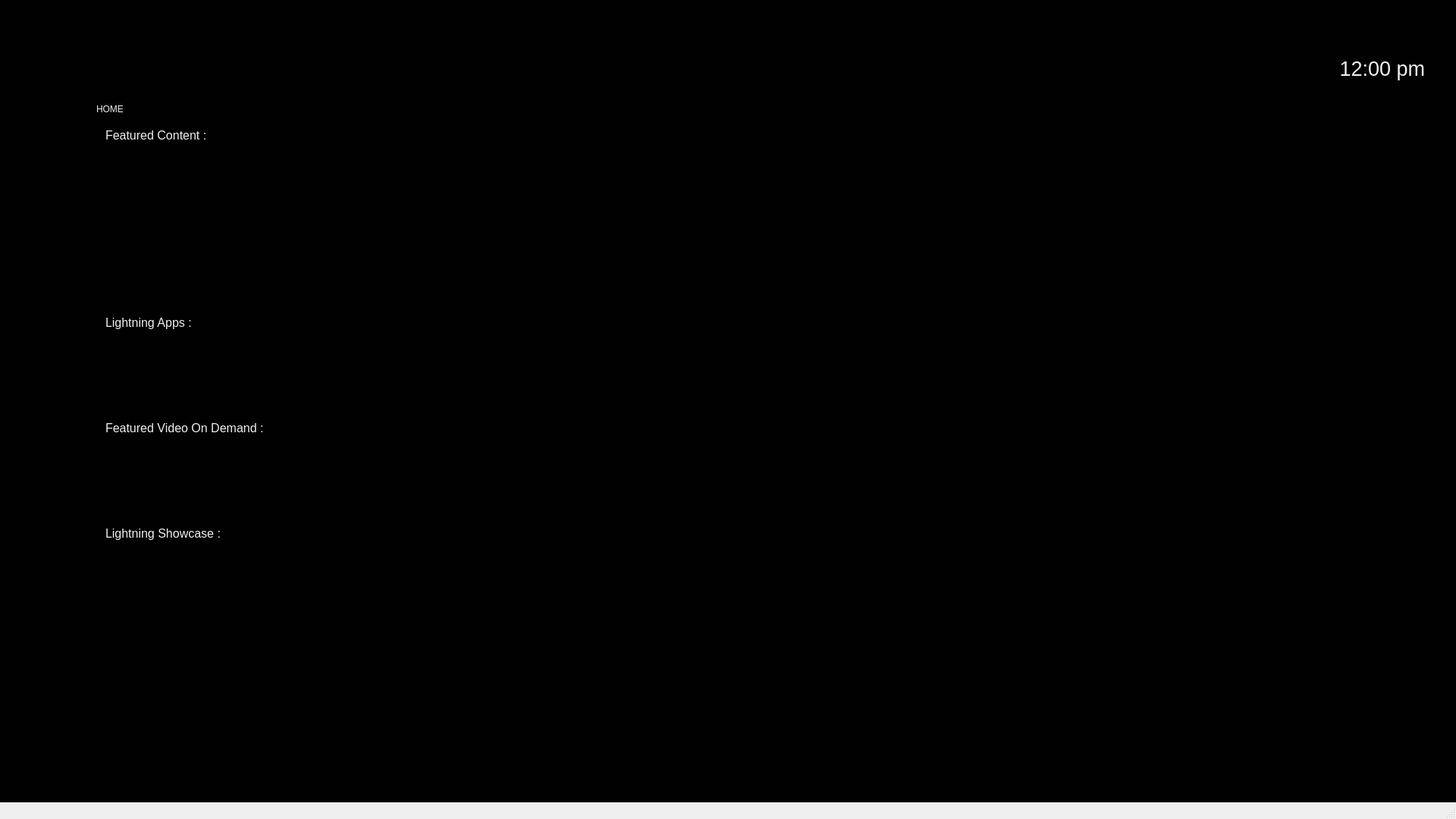
<?xml version="1.0" encoding="UTF-8"?>
<ui version="4.0">
 <class>MainWindow</class>
 <widget class="QMainWindow" name="MainWindow">
  <property name="geometry">
   <rect>
    <x>0</x>
    <y>0</y>
    <width>1920</width>
    <height>1080</height>
   </rect>
  </property>
  <property name="sizePolicy">
   <sizepolicy hsizetype="Fixed" vsizetype="Fixed">
    <horstretch>0</horstretch>
    <verstretch>0</verstretch>
   </sizepolicy>
  </property>
  <property name="windowTitle">
   <string>MainWindow</string>
  </property>
  <property name="styleSheet">
   <string notr="true"/>
  </property>
  <widget class="QWidget" name="centralWidget">
   <property name="styleSheet">
    <string notr="true">background-color: #010101;</string>
   </property>
   <layout class="QHBoxLayout" name="horizontalLayout_3">
    <property name="leftMargin">
     <number>50</number>
    </property>
    <property name="topMargin">
     <number>60</number>
    </property>
    <property name="rightMargin">
     <number>40</number>
    </property>
    <property name="bottomMargin">
     <number>0</number>
    </property>
    <item>
     <layout class="QGridLayout" name="gridLayout">
      <property name="verticalSpacing">
       <number>6</number>
      </property>
      <item row="0" column="0">
       <layout class="QHBoxLayout" name="horizontalLayout_2">
        <item>
         <widget class="QPushButton" name="mic_Button">
          <property name="sizePolicy">
           <sizepolicy hsizetype="Fixed" vsizetype="Preferred">
            <horstretch>0</horstretch>
            <verstretch>0</verstretch>
           </sizepolicy>
          </property>
          <property name="minimumSize">
           <size>
            <width>60</width>
            <height>0</height>
           </size>
          </property>
          <property name="styleSheet">
           <string notr="true">QPushButton {
	image: url(:/img/images/topPanel/mic.png);
	subcontrol-position: center;
	border: 5px solid #010101;
   border-radius: 4px;
	outline: none;
}

QPushButton:focus {
	border: 1px solid #010101;
}</string>
          </property>
          <property name="text">
           <string/>
          </property>
          <property name="autoDefault">
           <bool>true</bool>
          </property>
          <property name="default">
           <bool>true</bool>
          </property>
         </widget>
        </item>
        <item>
         <widget class="QLabel" name="label">
          <property name="sizePolicy">
           <sizepolicy hsizetype="Fixed" vsizetype="Preferred">
            <horstretch>0</horstretch>
            <verstretch>0</verstretch>
           </sizepolicy>
          </property>
          <property name="minimumSize">
           <size>
            <width>180</width>
            <height>60</height>
           </size>
          </property>
          <property name="styleSheet">
           <string notr="true">QLabel {
image: url(:/img/images/RDKLogo.png);
font: 25 20pt &quot;Ubuntu&quot;;
	color: #e1e1e1;
    border: 2px;
    border-radius: 10px;
}
</string>
          </property>
          <property name="text">
           <string/>
          </property>
         </widget>
        </item>
        <item>
         <spacer name="horizontalSpacer">
          <property name="orientation">
           <enum>Qt::Horizontal</enum>
          </property>
          <property name="sizeType">
           <enum>QSizePolicy::Expanding</enum>
          </property>
          <property name="sizeHint" stdset="0">
           <size>
            <width>80</width>
            <height>0</height>
           </size>
          </property>
         </spacer>
        </item>
        <item>
         <widget class="QPushButton" name="settings_Button">
          <property name="sizePolicy">
           <sizepolicy hsizetype="Fixed" vsizetype="Preferred">
            <horstretch>0</horstretch>
            <verstretch>0</verstretch>
           </sizepolicy>
          </property>
          <property name="minimumSize">
           <size>
            <width>60</width>
            <height>0</height>
           </size>
          </property>
          <property name="styleSheet">
           <string notr="true">QPushButton {
	
	image: url(:/img/images/topPanel/settings.png);
	subcontrol-position: center;
	border: 10px solid #010101;
   border-radius: 4px;
	outline: none;
}

QPushButton:focus {
	border: 5px solid #010101;
}</string>
          </property>
          <property name="text">
           <string/>
          </property>
          <property name="autoDefault">
           <bool>true</bool>
          </property>
          <property name="default">
           <bool>true</bool>
          </property>
         </widget>
        </item>
        <item>
         <widget class="QLabel" name="label_2">
          <property name="sizePolicy">
           <sizepolicy hsizetype="Fixed" vsizetype="Preferred">
            <horstretch>0</horstretch>
            <verstretch>0</verstretch>
           </sizepolicy>
          </property>
          <property name="minimumSize">
           <size>
            <width>120</width>
            <height>0</height>
           </size>
          </property>
          <property name="font">
           <font>
            <family>Ubuntu</family>
            <pointsize>20</pointsize>
            <weight>3</weight>
            <italic>false</italic>
            <bold>false</bold>
           </font>
          </property>
          <property name="styleSheet">
           <string notr="true">QLabel {
font: 25 20pt &quot;Ubuntu&quot;;
	color: #f0f0f0;
}</string>
          </property>
          <property name="text">
           <string> 12:00 pm</string>
          </property>
         </widget>
        </item>
       </layout>
      </item>
      <item row="1" column="0">
       <layout class="QHBoxLayout" name="horizontalLayout">
        <item>
         <layout class="QVBoxLayout" name="verticalLayout">
          <property name="topMargin">
           <number>60</number>
          </property>
          <item>
           <spacer name="verticalSpacer">
            <property name="orientation">
             <enum>Qt::Vertical</enum>
            </property>
            <property name="sizeType">
             <enum>QSizePolicy::Preferred</enum>
            </property>
            <property name="sizeHint" stdset="0">
             <size>
              <width>0</width>
              <height>60</height>
             </size>
            </property>
           </spacer>
          </item>
          <item>
           <widget class="QPushButton" name="home_Button">
            <property name="sizePolicy">
             <sizepolicy hsizetype="Preferred" vsizetype="Preferred">
              <horstretch>0</horstretch>
              <verstretch>0</verstretch>
             </sizepolicy>
            </property>
            <property name="minimumSize">
             <size>
              <width>60</width>
              <height>0</height>
             </size>
            </property>
            <property name="styleSheet">
             <string notr="true">QPushButton {
	image: url(:/img/images/sidePanel/home.png);
	subcontrol-position: center;
	border: 10px solid #010101;
   border-radius: 4px;
	outline: none;
}

QPushButton:focus {
	border: 5px solid #010101;
}</string>
            </property>
            <property name="text">
             <string/>
            </property>
            <property name="autoDefault">
             <bool>true</bool>
            </property>
            <property name="default">
             <bool>true</bool>
            </property>
           </widget>
          </item>
          <item>
           <widget class="QPushButton" name="epg_Button">
            <property name="sizePolicy">
             <sizepolicy hsizetype="Preferred" vsizetype="Preferred">
              <horstretch>0</horstretch>
              <verstretch>0</verstretch>
             </sizepolicy>
            </property>
            <property name="minimumSize">
             <size>
              <width>60</width>
              <height>0</height>
             </size>
            </property>
            <property name="styleSheet">
             <string notr="true">QPushButton {
	image: url(:/img/images/sidePanel/epg.png);
	subcontrol-position: center;
	border: 10px solid #010101;
   border-radius: 4px;
	outline: none;
}

QPushButton:focus {
	border: 5px solid #010101;
}</string>
            </property>
            <property name="text">
             <string/>
            </property>
            <property name="autoDefault">
             <bool>true</bool>
            </property>
            <property name="default">
             <bool>true</bool>
            </property>
           </widget>
          </item>
          <item>
           <widget class="QPushButton" name="videos_Button">
            <property name="sizePolicy">
             <sizepolicy hsizetype="Preferred" vsizetype="Preferred">
              <horstretch>0</horstretch>
              <verstretch>0</verstretch>
             </sizepolicy>
            </property>
            <property name="minimumSize">
             <size>
              <width>60</width>
              <height>0</height>
             </size>
            </property>
            <property name="styleSheet">
             <string notr="true">QPushButton {
	image: url(:/img/images/sidePanel/videos.png);
	subcontrol-position: center;
	border: 10px solid #010101;
   border-radius: 4px;
	outline: none;
}

QPushButton:focus {
	border: 5px solid #010101;
}</string>
            </property>
            <property name="text">
             <string/>
            </property>
            <property name="autoDefault">
             <bool>true</bool>
            </property>
            <property name="default">
             <bool>true</bool>
            </property>
           </widget>
          </item>
          <item>
           <widget class="QPushButton" name="apps_Button">
            <property name="sizePolicy">
             <sizepolicy hsizetype="Preferred" vsizetype="Preferred">
              <horstretch>0</horstretch>
              <verstretch>0</verstretch>
             </sizepolicy>
            </property>
            <property name="minimumSize">
             <size>
              <width>60</width>
              <height>0</height>
             </size>
            </property>
            <property name="styleSheet">
             <string notr="true">QPushButton {
	image: url(:/img/images/sidePanel/apps.png);
	subcontrol-position: center;
	border: 10px solid #010101;
   border-radius: 4px;
	outline: none;
}

QPushButton:focus {
	border: 5px solid #010101;
}</string>
            </property>
            <property name="text">
             <string/>
            </property>
            <property name="autoDefault">
             <bool>true</bool>
            </property>
            <property name="default">
             <bool>true</bool>
            </property>
           </widget>
          </item>
          <item>
           <spacer name="verticalSpacer_2">
            <property name="orientation">
             <enum>Qt::Vertical</enum>
            </property>
            <property name="sizeType">
             <enum>QSizePolicy::Preferred</enum>
            </property>
            <property name="sizeHint" stdset="0">
             <size>
              <width>0</width>
              <height>60</height>
             </size>
            </property>
           </spacer>
          </item>
          <item>
           <spacer name="verticalSpacer_3">
            <property name="orientation">
             <enum>Qt::Vertical</enum>
            </property>
            <property name="sizeType">
             <enum>QSizePolicy::Preferred</enum>
            </property>
            <property name="sizeHint" stdset="0">
             <size>
              <width>0</width>
              <height>60</height>
             </size>
            </property>
           </spacer>
          </item>
         </layout>
        </item>
        <item>
         <widget class="QStackedWidget" name="stackedWidget">
          <property name="enabled">
           <bool>true</bool>
          </property>
          <property name="cursor">
           <cursorShape>ArrowCursor</cursorShape>
          </property>
          <property name="mouseTracking">
           <bool>false</bool>
          </property>
          <property name="tabletTracking">
           <bool>false</bool>
          </property>
          <property name="focusPolicy">
           <enum>Qt::NoFocus</enum>
          </property>
          <property name="currentIndex">
           <number>0</number>
          </property>
          <widget class="QWidget" name="page">
           <property name="focusPolicy">
            <enum>Qt::NoFocus</enum>
           </property>
           <layout class="QVBoxLayout" name="verticalLayout_2">
            <item>
             <widget class="QLabel" name="label_3">
              <property name="styleSheet">
               <string notr="true">QLabel {
font: 20pt &quot;Ubuntu&quot;;
	color: #f0f0f0;
}</string>
              </property>
              <property name="text">
               <string>HOME</string>
              </property>
             </widget>
            </item>
            <item>
             <widget class="QScrollArea" name="scrollArea">
              <property name="verticalScrollBarPolicy">
               <enum>Qt::ScrollBarAlwaysOff</enum>
              </property>
              <property name="horizontalScrollBarPolicy">
               <enum>Qt::ScrollBarAlwaysOff</enum>
              </property>
              <property name="sizeAdjustPolicy">
               <enum>QAbstractScrollArea::AdjustToContents</enum>
              </property>
              <property name="widgetResizable">
               <bool>false</bool>
              </property>
              <widget class="QWidget" name="scrollAreaWidgetContents_2">
               <property name="geometry">
                <rect>
                 <x>0</x>
                 <y>0</y>
                 <width>1738</width>
                 <height>868</height>
                </rect>
               </property>
               <property name="minimumSize">
                <size>
                 <width>0</width>
                 <height>0</height>
                </size>
               </property>
               <layout class="QVBoxLayout" name="verticalLayout_3">
                <item>
                 <widget class="QLabel" name="label_7">
                  <property name="sizePolicy">
                   <sizepolicy hsizetype="Preferred" vsizetype="Fixed">
                    <horstretch>0</horstretch>
                    <verstretch>0</verstretch>
                   </sizepolicy>
                  </property>
                  <property name="font">
                   <font>
                    <family>Ubuntu</family>
                    <pointsize>12</pointsize>
                    <weight>50</weight>
                    <italic>false</italic>
                    <bold>false</bold>
                   </font>
                  </property>
                  <property name="styleSheet">
                   <string notr="true">QLabel {
font:12pt &quot;Ubuntu&quot;;
	color: #f0f0f0;
}</string>
                  </property>
                  <property name="text">
                   <string>Featured Content :</string>
                  </property>
                 </widget>
                </item>
                <item>
                 <layout class="QHBoxLayout" name="horizontalLayout_4">
                  <item>
                   <widget class="QPushButton" name="youtube_Button">
                    <property name="sizePolicy">
                     <sizepolicy hsizetype="Fixed" vsizetype="Fixed">
                      <horstretch>0</horstretch>
                      <verstretch>0</verstretch>
                     </sizepolicy>
                    </property>
                    <property name="minimumSize">
                     <size>
                      <width>334</width>
                      <height>216</height>
                     </size>
                    </property>
                    <property name="styleSheet">
                     <string notr="true">QPushButton {
	image: url(:/img/images/apps/App_YouTube_454x255.png);
	subcontrol-position: center;
	border: 10px solid #010101;
   border-radius: 4px;
	outline: none;
}

QPushButton:focus {
	border: 1px solid #010101;
}</string>
                    </property>
                    <property name="text">
                     <string/>
                    </property>
                    <property name="autoDefault">
                     <bool>true</bool>
                    </property>
                    <property name="default">
                     <bool>true</bool>
                    </property>
                    <property name="flat">
                     <bool>false</bool>
                    </property>
                   </widget>
                  </item>
                  <item>
                   <widget class="QPushButton" name="amazon_Button">
                    <property name="sizePolicy">
                     <sizepolicy hsizetype="Fixed" vsizetype="Fixed">
                      <horstretch>0</horstretch>
                      <verstretch>0</verstretch>
                     </sizepolicy>
                    </property>
                    <property name="minimumSize">
                     <size>
                      <width>334</width>
                      <height>216</height>
                     </size>
                    </property>
                    <property name="styleSheet">
                     <string notr="true">QPushButton {
	image: url(:/img/images/apps/App_Amazon_Prime_454x255.png);
	subcontrol-position: center;
	border: 10px solid #010101;
   border-radius: 4px;
	outline: none;
}

QPushButton:focus {
	border: 1px solid #010101;
}</string>
                    </property>
                    <property name="text">
                     <string/>
                    </property>
                    <property name="autoDefault">
                     <bool>true</bool>
                    </property>
                    <property name="default">
                     <bool>true</bool>
                    </property>
                    <property name="flat">
                     <bool>false</bool>
                    </property>
                   </widget>
                  </item>
                  <item>
                   <widget class="QPushButton" name="netflix_Button">
                    <property name="sizePolicy">
                     <sizepolicy hsizetype="Fixed" vsizetype="Fixed">
                      <horstretch>0</horstretch>
                      <verstretch>0</verstretch>
                     </sizepolicy>
                    </property>
                    <property name="minimumSize">
                     <size>
                      <width>334</width>
                      <height>216</height>
                     </size>
                    </property>
                    <property name="styleSheet">
                     <string notr="true">QPushButton {
	image: url(:/img/images/apps/App_Netflix_454x255.jpg);
	subcontrol-position: center;
	border: 10px solid #010101;
   border-radius: 4px;
	outline: none;
}

QPushButton:focus {
	border: 1px solid #010101;
}</string>
                    </property>
                    <property name="text">
                     <string/>
                    </property>
                    <property name="autoDefault">
                     <bool>true</bool>
                    </property>
                    <property name="default">
                     <bool>true</bool>
                    </property>
                    <property name="flat">
                     <bool>false</bool>
                    </property>
                   </widget>
                  </item>
                  <item>
                   <widget class="QPushButton" name="xumo_Button">
                    <property name="sizePolicy">
                     <sizepolicy hsizetype="Fixed" vsizetype="Fixed">
                      <horstretch>0</horstretch>
                      <verstretch>0</verstretch>
                     </sizepolicy>
                    </property>
                    <property name="minimumSize">
                     <size>
                      <width>334</width>
                      <height>216</height>
                     </size>
                    </property>
                    <property name="styleSheet">
                     <string notr="true">QPushButton {
	image: url(:/img/images/apps/App_Xumo_454x255.png);
	subcontrol-position: center;
	border: 10px solid #010101;
   border-radius: 4px;
	outline: none;
}

QPushButton:focus {
	border: 1px solid #010101;
}</string>
                    </property>
                    <property name="text">
                     <string/>
                    </property>
                    <property name="autoDefault">
                     <bool>true</bool>
                    </property>
                    <property name="default">
                     <bool>true</bool>
                    </property>
                    <property name="flat">
                     <bool>false</bool>
                    </property>
                   </widget>
                  </item>
                  <item>
                   <spacer name="horizontalSpacer_5">
                    <property name="orientation">
                     <enum>Qt::Horizontal</enum>
                    </property>
                    <property name="sizeHint" stdset="0">
                     <size>
                      <width>40</width>
                      <height>20</height>
                     </size>
                    </property>
                   </spacer>
                  </item>
                 </layout>
                </item>
                <item>
                 <widget class="QLabel" name="label_8">
                  <property name="sizePolicy">
                   <sizepolicy hsizetype="Preferred" vsizetype="Fixed">
                    <horstretch>0</horstretch>
                    <verstretch>0</verstretch>
                   </sizepolicy>
                  </property>
                  <property name="font">
                   <font>
                    <family>Ubuntu</family>
                    <pointsize>12</pointsize>
                    <weight>50</weight>
                    <italic>false</italic>
                    <bold>false</bold>
                   </font>
                  </property>
                  <property name="styleSheet">
                   <string notr="true">QLabel {
font:12pt &quot;Ubuntu&quot;;
	color: #f0f0f0;
}</string>
                  </property>
                  <property name="text">
                   <string>Lightning Apps :</string>
                  </property>
                 </widget>
                </item>
                <item>
                 <layout class="QHBoxLayout" name="horizontalLayout_5">
                  <property name="spacing">
                   <number>0</number>
                  </property>
                  <item>
                   <widget class="QPushButton" name="pushButton_5">
                    <property name="sizePolicy">
                     <sizepolicy hsizetype="Fixed" vsizetype="Fixed">
                      <horstretch>0</horstretch>
                      <verstretch>0</verstretch>
                     </sizepolicy>
                    </property>
                    <property name="minimumSize">
                     <size>
                      <width>177</width>
                      <height>108</height>
                     </size>
                    </property>
                    <property name="styleSheet">
                     <string notr="true">QPushButton {
	image: url(:/img/images/metroApps/Test-01.png);
	subcontrol-position: center;
	border: 5px solid #010101;
   border-radius: 4px;
	outline: none;
}

QPushButton:focus {
	border: 1px solid #010101;
}</string>
                    </property>
                    <property name="text">
                     <string/>
                    </property>
                   </widget>
                  </item>
                  <item>
                   <widget class="QPushButton" name="pushButton_9">
                    <property name="sizePolicy">
                     <sizepolicy hsizetype="Fixed" vsizetype="Fixed">
                      <horstretch>0</horstretch>
                      <verstretch>0</verstretch>
                     </sizepolicy>
                    </property>
                    <property name="minimumSize">
                     <size>
                      <width>177</width>
                      <height>108</height>
                     </size>
                    </property>
                    <property name="styleSheet">
                     <string notr="true">QPushButton {
	image: url(:/img/images/metroApps/Test-02.png);
	subcontrol-position: center;
	border: 5px solid #010101;
   border-radius: 4px;
	outline: none;
}

QPushButton:focus {
	border: 1px solid #010101;
}</string>
                    </property>
                    <property name="text">
                     <string/>
                    </property>
                   </widget>
                  </item>
                  <item>
                   <widget class="QPushButton" name="pushButton_6">
                    <property name="sizePolicy">
                     <sizepolicy hsizetype="Fixed" vsizetype="Fixed">
                      <horstretch>0</horstretch>
                      <verstretch>0</verstretch>
                     </sizepolicy>
                    </property>
                    <property name="minimumSize">
                     <size>
                      <width>177</width>
                      <height>108</height>
                     </size>
                    </property>
                    <property name="styleSheet">
                     <string notr="true">QPushButton {
	image: url(:/img/images/metroApps/Test-03.png);
	subcontrol-position: center;
	border: 5px solid #010101;
   border-radius: 4px;
	outline: none;
}

QPushButton:focus {
	border: 1px solid #010101;
}</string>
                    </property>
                    <property name="text">
                     <string/>
                    </property>
                   </widget>
                  </item>
                  <item>
                   <widget class="QPushButton" name="pushButton_7">
                    <property name="sizePolicy">
                     <sizepolicy hsizetype="Fixed" vsizetype="Fixed">
                      <horstretch>0</horstretch>
                      <verstretch>0</verstretch>
                     </sizepolicy>
                    </property>
                    <property name="minimumSize">
                     <size>
                      <width>177</width>
                      <height>108</height>
                     </size>
                    </property>
                    <property name="styleSheet">
                     <string notr="true">QPushButton {
	image: url(:/img/images/metroApps/Test-04.png);
	subcontrol-position: center;
	border: 5px solid #010101;
   border-radius: 4px;
	outline: none;
}

QPushButton:focus {
	border: 1px solid #010101;
}</string>
                    </property>
                    <property name="text">
                     <string/>
                    </property>
                   </widget>
                  </item>
                  <item>
                   <widget class="QPushButton" name="pushButton_8">
                    <property name="sizePolicy">
                     <sizepolicy hsizetype="Fixed" vsizetype="Fixed">
                      <horstretch>0</horstretch>
                      <verstretch>0</verstretch>
                     </sizepolicy>
                    </property>
                    <property name="minimumSize">
                     <size>
                      <width>177</width>
                      <height>108</height>
                     </size>
                    </property>
                    <property name="styleSheet">
                     <string notr="true">QPushButton {
	image: url(:/img/images/metroApps/Test-05.png);
	subcontrol-position: center;
	border: 5px solid #010101;
   border-radius: 4px;
	outline: none;
}

QPushButton:focus {
	border: 1px solid #010101;
}</string>
                    </property>
                    <property name="text">
                     <string/>
                    </property>
                   </widget>
                  </item>
                  <item>
                   <widget class="QPushButton" name="pushButton_17">
                    <property name="sizePolicy">
                     <sizepolicy hsizetype="Fixed" vsizetype="Fixed">
                      <horstretch>0</horstretch>
                      <verstretch>0</verstretch>
                     </sizepolicy>
                    </property>
                    <property name="minimumSize">
                     <size>
                      <width>177</width>
                      <height>106</height>
                     </size>
                    </property>
                    <property name="styleSheet">
                     <string notr="true">QPushButton {
	image: url(:/img/images/metroApps/Test-06.png);
	subcontrol-position: center;
	border: 5px solid #010101;
   border-radius: 4px;
	outline: none;
}

QPushButton:focus {
	border: 1px solid #010101;
}</string>
                    </property>
                    <property name="text">
                     <string/>
                    </property>
                   </widget>
                  </item>
                  <item>
                   <widget class="QPushButton" name="pushButton_18">
                    <property name="sizePolicy">
                     <sizepolicy hsizetype="Fixed" vsizetype="Fixed">
                      <horstretch>0</horstretch>
                      <verstretch>0</verstretch>
                     </sizepolicy>
                    </property>
                    <property name="minimumSize">
                     <size>
                      <width>177</width>
                      <height>106</height>
                     </size>
                    </property>
                    <property name="styleSheet">
                     <string notr="true">QPushButton {
	image: url(:/img/images/metroApps/Test-07.png);
	subcontrol-position: center;
	border: 5px solid #010101;
   border-radius: 4px;
	outline: none;
}

QPushButton:focus {
	border: 1px solid #010101;
}</string>
                    </property>
                    <property name="text">
                     <string/>
                    </property>
                   </widget>
                  </item>
                  <item>
                   <widget class="QPushButton" name="pushButton_19">
                    <property name="sizePolicy">
                     <sizepolicy hsizetype="Fixed" vsizetype="Fixed">
                      <horstretch>0</horstretch>
                      <verstretch>0</verstretch>
                     </sizepolicy>
                    </property>
                    <property name="minimumSize">
                     <size>
                      <width>177</width>
                      <height>106</height>
                     </size>
                    </property>
                    <property name="styleSheet">
                     <string notr="true">QPushButton {
	image: url(:/img/images/metroApps/Test-08.png);
	subcontrol-position: center;
	border: 5px solid #010101;
   border-radius: 4px;
	outline: none;
}

QPushButton:focus {
	border: 1px solid #010101;
}</string>
                    </property>
                    <property name="text">
                     <string/>
                    </property>
                   </widget>
                  </item>
                  <item>
                   <widget class="QPushButton" name="pushButton_20">
                    <property name="sizePolicy">
                     <sizepolicy hsizetype="Fixed" vsizetype="Fixed">
                      <horstretch>0</horstretch>
                      <verstretch>0</verstretch>
                     </sizepolicy>
                    </property>
                    <property name="minimumSize">
                     <size>
                      <width>177</width>
                      <height>106</height>
                     </size>
                    </property>
                    <property name="styleSheet">
                     <string notr="true">QPushButton {
	image: url(:/img/images/metroApps/Test-09.png);
	subcontrol-position: center;
	border: 5px solid #010101;
   border-radius: 4px;
	outline: none;
}

QPushButton:focus {
	border: 1px solid #010101;
}</string>
                    </property>
                    <property name="text">
                     <string/>
                    </property>
                   </widget>
                  </item>
                  <item>
                   <spacer name="horizontalSpacer_2">
                    <property name="orientation">
                     <enum>Qt::Horizontal</enum>
                    </property>
                    <property name="sizeHint" stdset="0">
                     <size>
                      <width>40</width>
                      <height>20</height>
                     </size>
                    </property>
                   </spacer>
                  </item>
                 </layout>
                </item>
                <item>
                 <widget class="QLabel" name="label_9">
                  <property name="sizePolicy">
                   <sizepolicy hsizetype="Preferred" vsizetype="Fixed">
                    <horstretch>0</horstretch>
                    <verstretch>0</verstretch>
                   </sizepolicy>
                  </property>
                  <property name="font">
                   <font>
                    <family>Ubuntu</family>
                    <pointsize>12</pointsize>
                    <weight>50</weight>
                    <italic>false</italic>
                    <bold>false</bold>
                   </font>
                  </property>
                  <property name="styleSheet">
                   <string notr="true">QLabel {
font:12pt &quot;Ubuntu&quot;;
	color: #f0f0f0;
}</string>
                  </property>
                  <property name="text">
                   <string>Featured Video On Demand :</string>
                  </property>
                 </widget>
                </item>
                <item>
                 <layout class="QHBoxLayout" name="horizontalLayout_6">
                  <property name="spacing">
                   <number>0</number>
                  </property>
                  <item>
                   <widget class="QPushButton" name="pushButton_10">
                    <property name="sizePolicy">
                     <sizepolicy hsizetype="Fixed" vsizetype="Fixed">
                      <horstretch>0</horstretch>
                      <verstretch>0</verstretch>
                     </sizepolicy>
                    </property>
                    <property name="minimumSize">
                     <size>
                      <width>177</width>
                      <height>108</height>
                     </size>
                    </property>
                    <property name="styleSheet">
                     <string notr="true">QPushButton {
	image: url(:/img/images/tvShows/do-little.jpg);
	subcontrol-position: center;
	border: 5px solid #010101;
   border-radius: 4px;
	outline: none;
}

QPushButton:focus {
	border: 1px solid #010101;
}</string>
                    </property>
                    <property name="text">
                     <string/>
                    </property>
                   </widget>
                  </item>
                  <item>
                   <widget class="QPushButton" name="pushButton_11">
                    <property name="sizePolicy">
                     <sizepolicy hsizetype="Fixed" vsizetype="Fixed">
                      <horstretch>0</horstretch>
                      <verstretch>0</verstretch>
                     </sizepolicy>
                    </property>
                    <property name="minimumSize">
                     <size>
                      <width>177</width>
                      <height>108</height>
                     </size>
                    </property>
                    <property name="styleSheet">
                     <string notr="true">QPushButton {
	image: url(:/img/images/tvShows/fantasy-island.jpg);
	subcontrol-position: center;
	border: 5px solid #010101;
   border-radius: 4px;
	outline: none;
}

QPushButton:focus {
	border: 1px solid #010101;
}</string>
                    </property>
                    <property name="text">
                     <string/>
                    </property>
                   </widget>
                  </item>
                  <item>
                   <widget class="QPushButton" name="pushButton_12">
                    <property name="sizePolicy">
                     <sizepolicy hsizetype="Fixed" vsizetype="Fixed">
                      <horstretch>0</horstretch>
                      <verstretch>0</verstretch>
                     </sizepolicy>
                    </property>
                    <property name="minimumSize">
                     <size>
                      <width>177</width>
                      <height>108</height>
                     </size>
                    </property>
                    <property name="styleSheet">
                     <string notr="true">QPushButton {
	image: url(:/img/images/tvShows/let-it-snow.jpg);
	subcontrol-position: center;
	border: 5px solid #010101;
   border-radius: 4px;
	outline: none;
}

QPushButton:focus {
	border: 1px solid #010101;
}</string>
                    </property>
                    <property name="text">
                     <string/>
                    </property>
                   </widget>
                  </item>
                  <item>
                   <widget class="QPushButton" name="pushButton_13">
                    <property name="sizePolicy">
                     <sizepolicy hsizetype="Fixed" vsizetype="Fixed">
                      <horstretch>0</horstretch>
                      <verstretch>0</verstretch>
                     </sizepolicy>
                    </property>
                    <property name="minimumSize">
                     <size>
                      <width>177</width>
                      <height>108</height>
                     </size>
                    </property>
                    <property name="styleSheet">
                     <string notr="true">QPushButton {
	image: url(:/img/images/tvShows/onward.jpg);
	subcontrol-position: center;
	border: 5px solid #010101;
   border-radius: 4px;
	outline: none;
}

QPushButton:focus {
	border: 1px solid #010101;
}</string>
                    </property>
                    <property name="text">
                     <string/>
                    </property>
                   </widget>
                  </item>
                  <item>
                   <widget class="QPushButton" name="pushButton">
                    <property name="sizePolicy">
                     <sizepolicy hsizetype="Fixed" vsizetype="Fixed">
                      <horstretch>0</horstretch>
                      <verstretch>0</verstretch>
                     </sizepolicy>
                    </property>
                    <property name="minimumSize">
                     <size>
                      <width>177</width>
                      <height>108</height>
                     </size>
                    </property>
                    <property name="styleSheet">
                     <string notr="true">QPushButton {
	image: url(:/img/images/tvShows/summerland.jpg);
	subcontrol-position: center;
	border: 5px solid #010101;
   border-radius: 4px;
	outline: none;
}

QPushButton:focus {
	border: 1px solid #010101;
}</string>
                    </property>
                    <property name="text">
                     <string/>
                    </property>
                   </widget>
                  </item>
                  <item>
                   <spacer name="horizontalSpacer_3">
                    <property name="orientation">
                     <enum>Qt::Horizontal</enum>
                    </property>
                    <property name="sizeHint" stdset="0">
                     <size>
                      <width>40</width>
                      <height>20</height>
                     </size>
                    </property>
                   </spacer>
                  </item>
                 </layout>
                </item>
                <item>
                 <widget class="QLabel" name="label_10">
                  <property name="sizePolicy">
                   <sizepolicy hsizetype="Preferred" vsizetype="Fixed">
                    <horstretch>0</horstretch>
                    <verstretch>0</verstretch>
                   </sizepolicy>
                  </property>
                  <property name="font">
                   <font>
                    <family>Ubuntu</family>
                    <pointsize>12</pointsize>
                    <weight>50</weight>
                    <italic>false</italic>
                    <bold>false</bold>
                   </font>
                  </property>
                  <property name="styleSheet">
                   <string notr="true">QLabel {
font:12pt &quot;Ubuntu&quot;;
	color: #f0f0f0;
}</string>
                  </property>
                  <property name="text">
                   <string>Lightning Showcase :</string>
                  </property>
                 </widget>
                </item>
                <item>
                 <layout class="QHBoxLayout" name="horizontalLayout_7">
                  <property name="spacing">
                   <number>0</number>
                  </property>
                  <item>
                   <widget class="QPushButton" name="pushButton_14">
                    <property name="sizePolicy">
                     <sizepolicy hsizetype="Fixed" vsizetype="Fixed">
                      <horstretch>0</horstretch>
                      <verstretch>0</verstretch>
                     </sizepolicy>
                    </property>
                    <property name="minimumSize">
                     <size>
                      <width>177</width>
                      <height>108</height>
                     </size>
                    </property>
                    <property name="styleSheet">
                     <string notr="true">QPushButton {
	image: url(:/img/images/lightningApps/strike-app.jpg);
	subcontrol-position: center;
	border: 5px solid #010101;
   border-radius: 4px;
	outline: none;
}

QPushButton:focus {
	border: 1px solid #010101;
}</string>
                    </property>
                    <property name="text">
                     <string/>
                    </property>
                   </widget>
                  </item>
                  <item>
                   <widget class="QPushButton" name="pushButton_15">
                    <property name="sizePolicy">
                     <sizepolicy hsizetype="Fixed" vsizetype="Fixed">
                      <horstretch>0</horstretch>
                      <verstretch>0</verstretch>
                     </sizepolicy>
                    </property>
                    <property name="minimumSize">
                     <size>
                      <width>177</width>
                      <height>108</height>
                     </size>
                    </property>
                    <property name="styleSheet">
                     <string notr="true">QPushButton {
	image: url(:/img/images/lightningApps/the-movie-db.jpg);
	subcontrol-position: center;
	border: 5px solid #010101;
   border-radius: 4px;
	outline: none;
}

QPushButton:focus {
	border: 1px solid #010101;
}</string>
                    </property>
                    <property name="text">
                     <string/>
                    </property>
                   </widget>
                  </item>
                  <item>
                   <spacer name="horizontalSpacer_4">
                    <property name="orientation">
                     <enum>Qt::Horizontal</enum>
                    </property>
                    <property name="sizeHint" stdset="0">
                     <size>
                      <width>40</width>
                      <height>20</height>
                     </size>
                    </property>
                   </spacer>
                  </item>
                 </layout>
                </item>
                <item>
                 <spacer name="verticalSpacer_4">
                  <property name="orientation">
                   <enum>Qt::Vertical</enum>
                  </property>
                  <property name="sizeHint" stdset="0">
                   <size>
                    <width>20</width>
                    <height>40</height>
                   </size>
                  </property>
                 </spacer>
                </item>
               </layout>
              </widget>
             </widget>
            </item>
           </layout>
          </widget>
          <widget class="QWidget" name="page_2">
           <layout class="QVBoxLayout" name="verticalLayout_4">
            <item>
             <widget class="QLabel" name="label_4">
              <property name="styleSheet">
               <string notr="true">QLabel {
	font: 25 64pt &quot;Ubuntu&quot;;
	
	color: rgb(52, 101, 164);
}</string>
              </property>
              <property name="text">
               <string>                  TO BE ADDED</string>
              </property>
             </widget>
            </item>
           </layout>
          </widget>
          <widget class="QWidget" name="page_3">
           <layout class="QVBoxLayout" name="verticalLayout_5">
            <item>
             <widget class="QLabel" name="label_5">
              <property name="styleSheet">
               <string notr="true">QLabel {
	font: 25 64pt &quot;Ubuntu&quot;;
	color: rgb(115, 210, 22);
}</string>
              </property>
              <property name="text">
               <string>                  TO BE ADDED</string>
              </property>
             </widget>
            </item>
           </layout>
          </widget>
          <widget class="QWidget" name="page_4">
           <layout class="QVBoxLayout" name="verticalLayout_6">
            <item>
             <widget class="QLabel" name="label_6">
              <property name="styleSheet">
               <string notr="true">QLabel {
	font: 25 64pt &quot;Ubuntu&quot;;
	color: rgb(252, 233, 79);
}</string>
              </property>
              <property name="text">
               <string>                  TO BE ADDED</string>
              </property>
             </widget>
            </item>
           </layout>
          </widget>
         </widget>
        </item>
       </layout>
      </item>
     </layout>
    </item>
   </layout>
  </widget>
  <widget class="QStatusBar" name="statusBar"/>
 </widget>
 <layoutdefault spacing="6" margin="11"/>
 <resources/>
 <connections/>
</ui>
